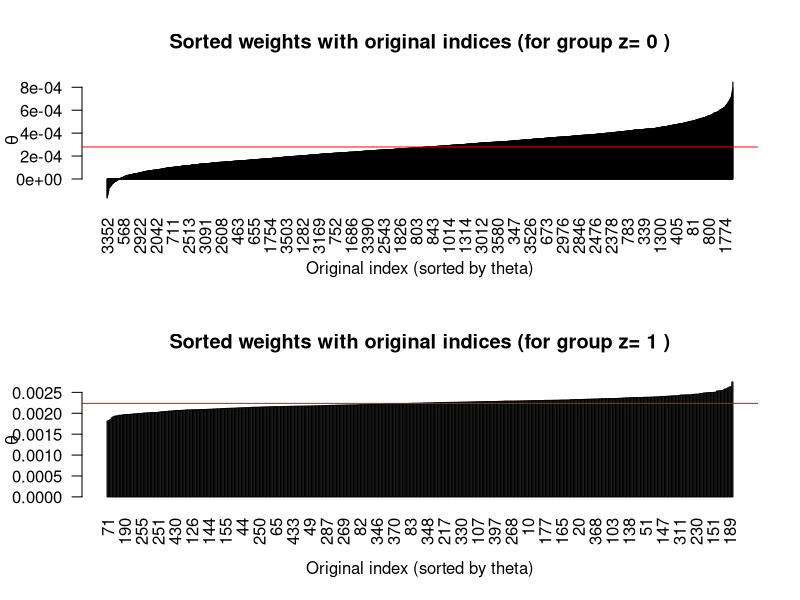

Recreate this plot in R.
d2 = read.csv('WLS_schooling_income.csv')


# idpub	# Public id from wls.
# gwiiq_bm	# Student's IQ
# edfa57q	# Father's education
# edmo57q	# Mother's education
# bmpin1	# Parent's income
# ocsf57	# occupation score
# ocpf57	# occupational prestige score
# incg400	# Parent's income in the top 1%
# incg250	# Parent's income in the top 5%
# relfml	# Catholic religion. TRUE = Catholic; FALSE = Non-Catholic
# res57	# A numeric code of area of residence of the graduate.
# hsdm57	# TRUE = Catholic schooling; FALSE = Public schooling.
# edfa57q.miss	# logical vector indicating whether edfa57q is missing.
# edmo57q.miss	# logical vectors indicating whether edmo57q is missing.
# bmpin1.miss	# logical vectors indicating whether bmpin1 is missing.
# ocsf57.miss	# logical vectors indicating whether ocsf57 is missing.
# ocpf57.miss	# logical vectors indicating whether ocpf57 is missing.
# res57Dic	# Urban or Rural. TRUE = Urban; FALSE = Rural.
# edfa57q.NoNA	# Father's education with NAs replaced by the average.
# edmo57q.NoNA	# Mother's education with NAs replaced by the average.
# bmpin1.NoNA	# Parent's income with NAs replaced by the average
# ocsf57.NoNA	# Occupation score with NAs replaced by the average.
# ocpf57.NoNA	# Occupational prestige score with NAs replaced by the average.
# yrwg74	# 1974 Graduate's wages and salaries in \$100's last year.


wages<-d2$yrwg74/10 # convert from hundreds to thousands
wages[wages<0]<-NA
d2<-cbind(d2,wages)
d2<-d2[!is.na(d2$wages),]
rm(wages)

d2$z = 1*(d2$school!='Public')

d2$l2bmpin1.NoNA<-log2(1+d2$bmpin1.NoNA)

attach(d2)
######################################
# Naive comparison
mean(wages[z==1])-mean(wages[z==0])

######################################
# imbalance
mean(gwiiq_bm[z==1])-mean(gwiiq_bm[z==0])


summarize_imbalance <- function(df, z, vars) {
  out <- lapply(vars, function(v) {
    x <- df[[v]]
    
    m1 <- mean(x[z == 1], na.rm = TRUE)
    m0 <- mean(x[z == 0], na.rm = TRUE)
    
    s1 <- var(x[z == 1], na.rm = TRUE)
    s0 <- var(x[z == 0], na.rm = TRUE)
    
    # standardized mean difference
    smd <- (m1 - m0) / sqrt((s1 + s0) / 2)
    
    data.frame(
      variable = v,
      mean_z1 = m1,
      mean_z0 = m0,
      diff = m1 - m0,
      smd = smd
    )
  })
  
  do.call(rbind, out)
}
vars <- c(
  "gwiiq_bm",
  "edfa57q.NoNA",
  "edmo57q.NoNA",
  "l2bmpin1.NoNA",
  "ocsf57.NoNA",
  "ocpf57.NoNA"
)

imbalance_table <- summarize_imbalance(d2, z, vars)
print(imbalance_table)



######################################
# Linear regression model
res = lm(wages~z+gwiiq_bm+edfa57q.miss+edmo57q.miss+bmpin1.miss+ocsf57.miss+
	edfa57q.NoNA+edmo57q.NoNA+l2bmpin1.NoNA+ocsf57.NoNA+ocpf57.NoNA, x=TRUE)

summary(res)

# Calculation using the FWL Theorem
ztilde = z-predict(lm(z~gwiiq_bm+edfa57q.miss+edmo57q.miss+bmpin1.miss+ocsf57.miss+
	edfa57q.NoNA+edmo57q.NoNA+l2bmpin1.NoNA+ocsf57.NoNA+ocpf57.NoNA))

coef(lm(wages~ztilde))

######################################
# Implied weights
theta = rep(NA, nrow(d2))
theta[z==1] = ztilde[z==1]/sum(ztilde^2)
theta[z==0] = -ztilde[z==0]/sum(ztilde^2)

sum((wages*theta)[z==1]) - sum((wages*theta)[z==0])
######################################
# Ploting the weights
par(mfrow=c(2,1))
for(id in 0:1){

	ord <- order(theta[z==id])          # indices that sort ztilde
	theta_sorted <- (theta[z==id])[ord]

	barplot(
  		theta_sorted,
  		names.arg = ord,
  		xlab = "Original index (sorted by theta)",
  		ylab = expression(theta),
  		main = paste("Sorted weights with original indices (for group z=",id,")"),
  		las = 2                     # rotate labels for readability
	)
	abline(h=1/sum(z==id), col='red')

}

summary(theta[z==1])
summary(theta[z==0])
sum(theta[z==1])
sum(theta[z==0])
#################
# difference in average wages after reweighting

######################################
# Global balance
sum((theta*gwiiq_bm)[z==1])-sum((theta*gwiiq_bm)[z==0])
sum((theta*edfa57q.NoNA)[z==1])-sum((theta*edfa57q.NoNA)[z==0])

######################################
# Misspecified variables may still be imbalanced

g = gwiiq_bm^2
sum((theta*g)[z==1])-sum((theta*g)[z==0])
